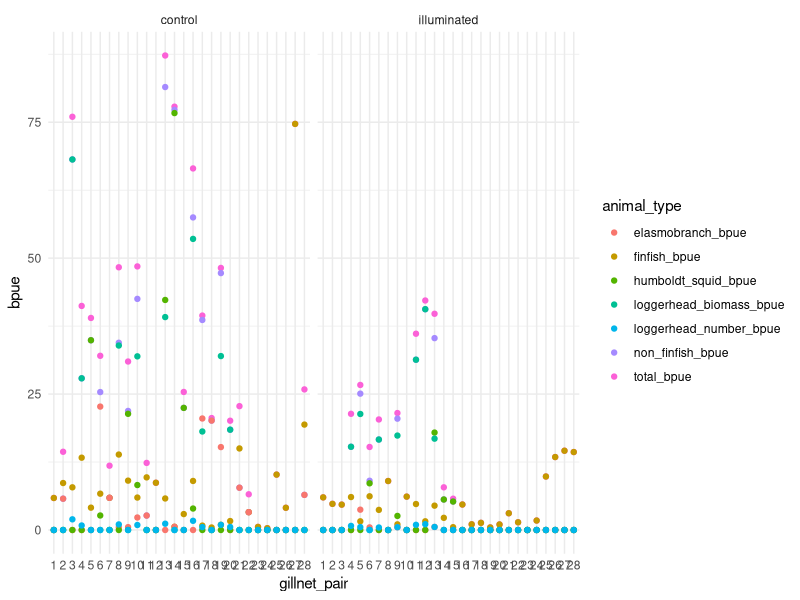
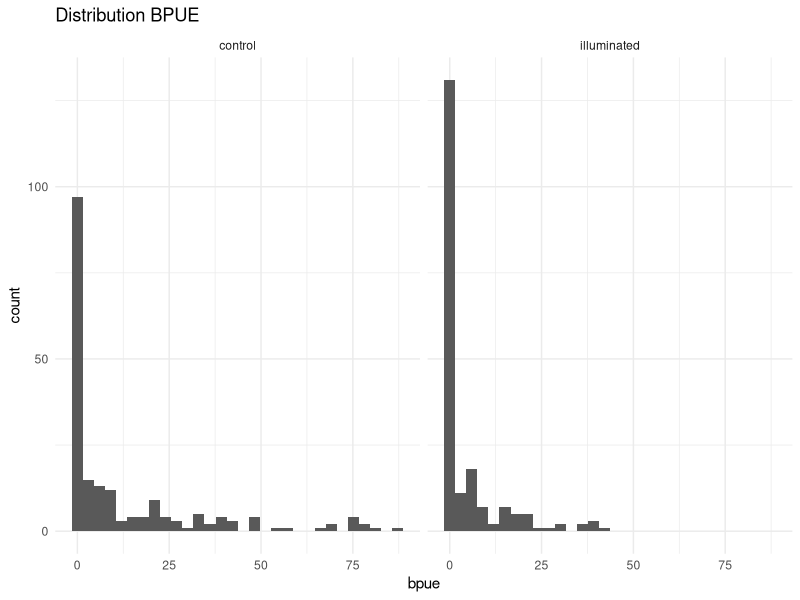
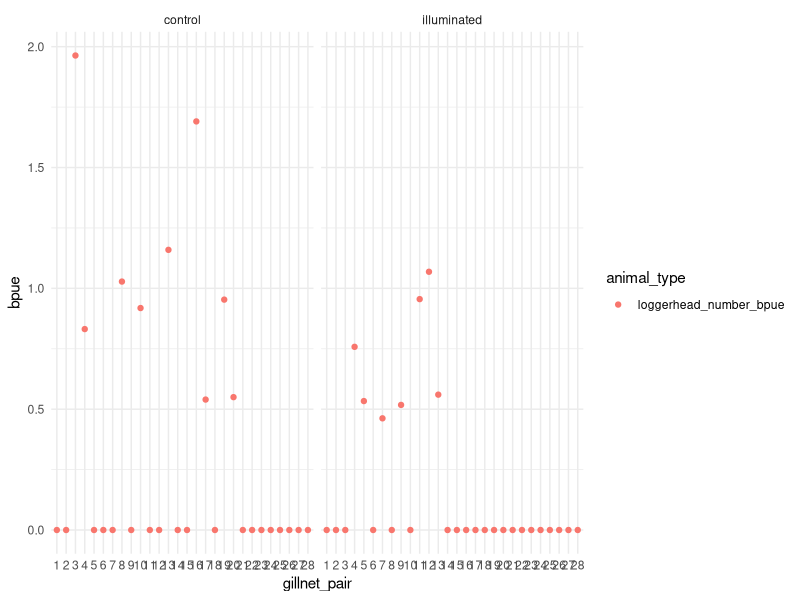
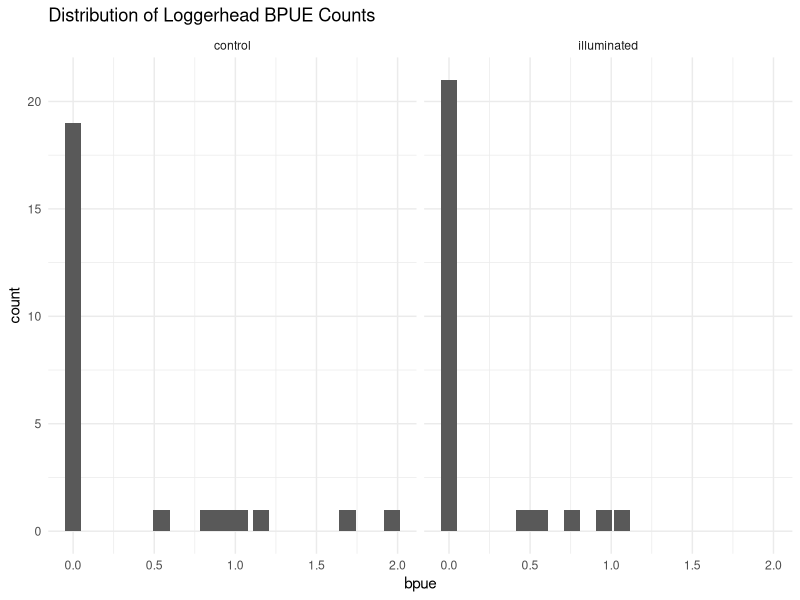
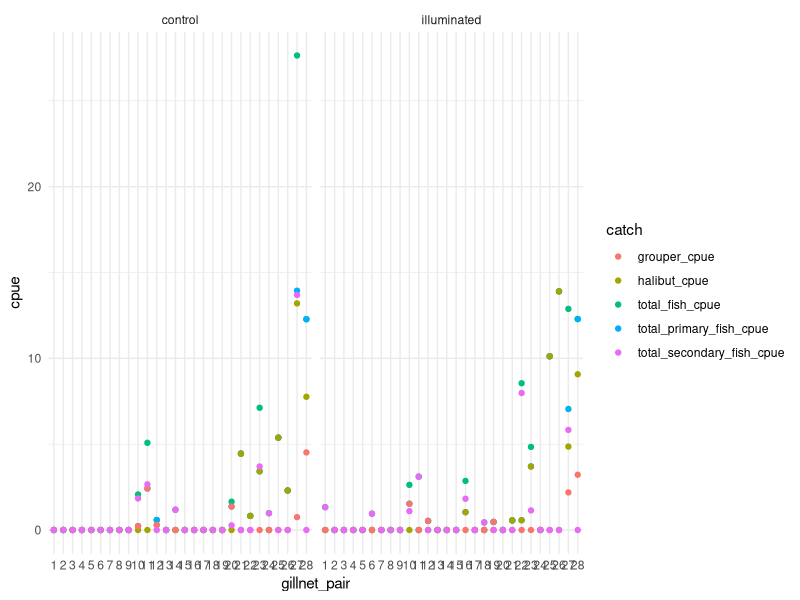
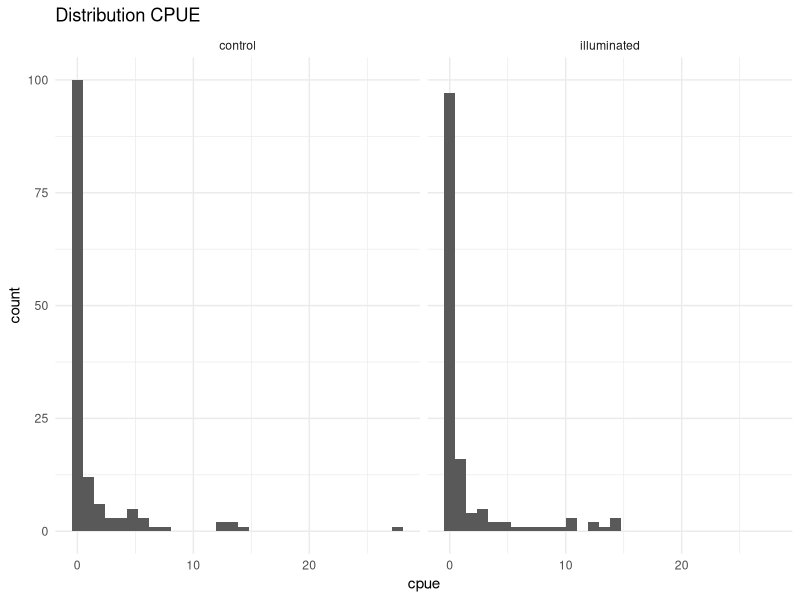

Write the R code that produced these figures, in order.
## ---- chunk 1
library(tidyverse)
library(mgcv)
library(stats)
library(here)
## ---- chunk 2
catch_data <- read_csv(here("data", "fishnet_illumination_bpue.csv"))
## ---- chunk 3
bpue <- catch_data |> 
  filter(animal_type == "total_bpue" | animal_type == "non_finfish_bpue" | animal_type == "finfish_bpue" | animal_type == "elasmobranch_bpue" | animal_type == "humboldt_squid_bpue" | animal_type == "loggerhead_biomass_bpue" | animal_type == "loggerhead_number_bpue")

turtle_bpue <- catch_data |> 
  filter(animal_type == "loggerhead_biomass_bpue" | animal_type == "loggerhead_number_bpue")
## ---- chunk 4
cpue <- catch_data |> 
  filter(animal_type == "total_fish_bpue" | animal_type == "total_primary_fish_bpue" | animal_type == "halibut_bpue" | animal_type == "grouper_bpue" | animal_type == "total_secondary_fish_bpue") |> 
  pivot_wider(names_from = animal_type,
              values_from = bpue) |> 
  rename("total_fish_cpue" = "total_fish_bpue", 
         "total_primary_fish_cpue" = "total_primary_fish_bpue",
         "halibut_cpue" = "halibut_bpue",
         "grouper_cpue" = "grouper_bpue",
         "total_secondary_fish_cpue" = "total_secondary_fish_bpue") |> 
  pivot_longer(cols = c(total_fish_cpue, 
                        total_primary_fish_cpue, 
                        halibut_cpue, 
                        grouper_cpue, 
                        total_secondary_fish_cpue)) |> 
  rename("treatment"= "exp_unit",
         "catch" = "name",
         "cpue" = "value")
## ---- chunk 5
bpue <- bpue |> 
  mutate(animal_type = as.factor(animal_type), 
         treatment = as.factor(exp_unit), 
         gillnet_pair = as.factor(gillnet_pair))
## ---- chunk 6
ggplot(bpue, aes(x= gillnet_pair, y = bpue, color = animal_type)) + 
  geom_point() +
  facet_wrap(~treatment) + 
  theme_minimal()

ggplot() +
  geom_histogram(data = bpue, 
                 aes(x = bpue), 
                 width = 0.2) +
  facet_wrap(~treatment) + 
  theme_minimal() +
  labs(title = "Distribution BPUE")

## ---- chunk 7
bpue_glm <- gam(bpue ~ treatment + s(gillnet_pair, bs = 're'),
                family = tw(link = log),
                data = bpue)

summary(bpue_glm)
## ---- chunk 8
turtle_bpue <- turtle_bpue |> 
  mutate(animal_type = as.factor(animal_type), 
         treatment = as.factor(exp_unit), 
         gillnet_pair = as.factor(gillnet_pair))
## ---- chunk 9
turtle_bpue |> 
  filter(animal_type == "loggerhead_number_bpue") |> 
ggplot(aes(x= gillnet_pair, y = bpue, color = animal_type)) + 
  geom_point() +
  facet_wrap(~treatment) + 
  theme_minimal()

turtle_bpue |> 
  filter(animal_type == "loggerhead_number_bpue") |> 
ggplot() +
  geom_bar(aes(x = bpue), 
           width = 0.1) +
  facet_wrap(~treatment) + 
  theme_minimal() +
  labs(title = "Distribution of Loggerhead BPUE Counts")

## ---- chunk 10
turtle_bpue_glm <- gam(bpue ~ treatment + s(gillnet_pair, bs = 're'),
                       family = tw(link = log),
                       data = turtle_bpue)
## ---- chunk 11
cpue <- cpue |> 
  mutate(catch = as.factor(catch), 
         treatment = as.factor(treatment), 
         gillnet_pair = as.factor(gillnet_pair))
## ---- chunk 12
ggplot(cpue, aes(x= gillnet_pair, y = cpue, color = catch)) + 
  geom_point() +
  facet_wrap(~treatment) + 
  theme_minimal()

ggplot() +
  geom_histogram(data = cpue, 
                 aes(x = cpue), 
                 width = 0.2) +
  facet_wrap(~treatment) + 
  theme_minimal() +
  labs(title = "Distribution CPUE")
## ---- chunk 13
cpue_glm <- gam(cpue ~ treatment + s(gillnet_pair, bs = 're'),
                family = tw(link = log),
                data = cpue)
